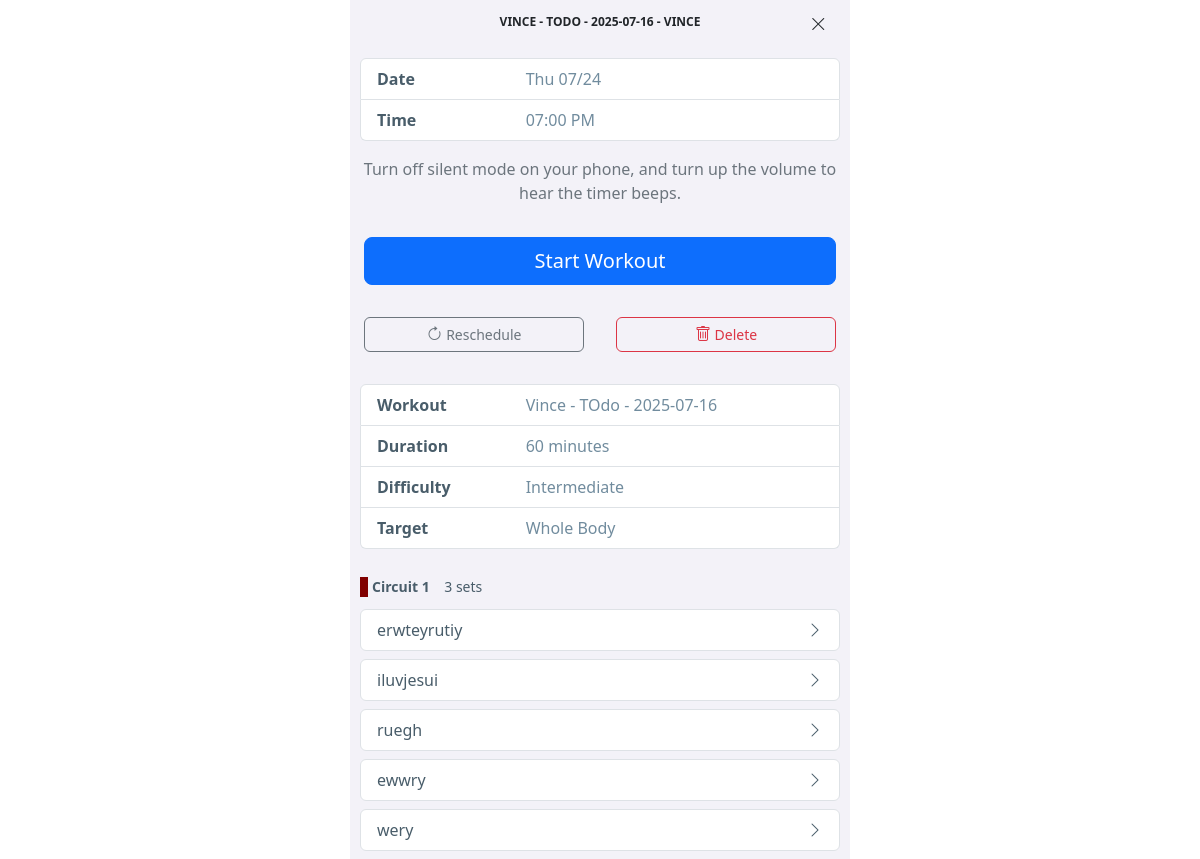
The app's page /fitnessApp/workoutsessions/190/do (signed in) with its own data.
### fitnessApp/models/workoutSession_models.py (models this page shows)
class WorkoutSession(models.Model):
    workout = models.ForeignKey(Workout, on_delete=models.CASCADE)
    person = models.ForeignKey(FitnessAppPerson, on_delete=models.CASCADE, default="")
    scheduled_date = models.DateField(null=True, blank=True)
    scheduled_time = models.TimeField(null=True, blank=True)
    status = models.CharField(max_length=20, choices=WORKOUT_SESSION_STATUS_CHOICES, default="CREATED")
    current_step_sequence = models.IntegerField(default = 1)
    creator = models.ForeignKey(FitnessAppPerson, on_delete=models.SET_NULL, null=True, related_name='creator')

### fitnessApp/models/workout_models.py (models this page shows, shortened)
class Workout(models.Model):
    name = models.CharField(max_length=200)
    description = models.CharField(max_length=500, blank=True)
    duration = models.IntegerField(default = 60)
    difficulty_level = models.CharField(max_length=20, choices=DIFFICULTY_LEVEL_CHOICES, default="UNSPECIFIED")
    target = models.CharField(max_length=20, choices=TARGET_CHOICES, default="UNSPECIFIED")
    public_flag = models.BooleanField(default=False)
    personalized_flag = models.BooleanField(default=False)
    video_id = models.CharField(max_length=50, blank=True)
    creator = models.ForeignKey(FitnessAppPerson, on_delete=models.SET_NULL, null=True)

class WorkoutCircuit(models.Model):
    workout = models.ForeignKey(Workout, on_delete=models.CASCADE)
    name = models.CharField(max_length=200)
    sets = models.IntegerField(default = 2)
    set_rest = models.IntegerField(default = 120)
    exercise_rest = models.IntegerField(default = 30)

class CircuitExercise(models.Model):
    circuit = models.ForeignKey(WorkoutCircuit, on_delete=models.CASCADE)
    exercise = models.ForeignKey(Exercise, on_delete=models.CASCADE)
    mode =  models.CharField(max_length=20, choices=MODE_CHOICES, default="REPS")
    reps = models.IntegerField(default = 0)
    time = models.IntegerField(default = 0)
    recommended_weight = models.IntegerField(default = 0, null=True)
    exercise_rest = models.IntegerField(default = 30)

### fitnessApp/models/fitnessAppUser_models.py (models this page shows, shortened)
class FitnessAppPerson(models.Model):
    first_name = models.CharField(max_length=500, null=False, blank=False)
    last_name = models.CharField(max_length=500, blank=True)
    coach_flag = models.BooleanField(default=False)
    coach = models.ForeignKey('self', on_delete=models.SET_NULL, null=True)
    email = models.EmailField(max_length=100, null=True, blank=True)
    phone_number = models.CharField(max_length=20, null=True, blank=True)

### fitnessApp/models/exercise_models.py (models this page shows, shortened)
class Exercise(models.Model):
    name = models.CharField(max_length=200)
    description = models.CharField(max_length=1000, blank=True)
    video_id = models.CharField(max_length=50, null=True)
    public_flag = models.BooleanField(default=False)
    weight_flag = models.BooleanField(default=True)
    creator = models.ForeignKey(FitnessAppPerson, on_delete=models.SET_NULL, null=True)

### fitnessApp/views/workoutSession_views.py (the view)
# urls.py: path("workoutsessions/<int:pk>/do", WorkoutSessionDoView.as_view(), name="workoutsession-do"),
class WorkoutSessionDoView(LoginRequiredMixin, DetailView):
    model = WorkoutSession
    template_name = "do_session/do_session_main.html"
    def get_context_data(self, **kwargs):
        context = super().get_context_data(**kwargs)
        steps = context['object'].workoutsessionstep_set.all().values('id', 'set', 'circuit__name', 'exercise__name', 'workoutSession__id', 'sequence_number', 'rest_before', 'circuit_exercise__mode', 'circuit_exercise__time', 'circuit_exercise__reps', 'exercise_number')
        context['steps'] = list(steps)
        return context

### fitnessApp/templates/do_session/do_session_main.html (shortened to what this page needs)
{% extends "base/base_no_footer.html" %}
{% load static%}
{% block title %}{{ object.workout.name }}{% if user.person.coach_flag %}&nbsp;-&nbsp;{{ object.person.first_name }}{% endif %}{% endblock %}
{% block header-right-link %}{% url 'home' %}{% endblock %}
{% block header-right-icon %}<i class="bi bi-x-lg"></i>{% endblock %}
{% block content %}
  <div id="id-do-session-page-outer" class="do-session-page-outer">
    {% include 'do_session/do_session_start.html' %}
  </div>
{% endblock %}

### fitnessApp/templates/do_session/do_session_start.html (shortened to what this page needs)
<div id="id-do-session-start" class="do-session-start">
    <ul class="list-group">
        <li class="list-group-item">
            <div class="workout-detail-attribute">
                <div class="fitnessapp-text-color-header"><span><b>Date</b></span></div>
                <div class="fitnessapp-text-color-content">{{object.scheduled_date|date:'D m/j'}}</div>
            </div>
        </li>
        <li class="list-group-item">
            <div class="workout-detail-attribute">
                <div class="fitnessapp-text-color-header"><span><b>Time</b></span></div>
                <div class="fitnessapp-text-color-content">{{object.scheduled_time|date:'h:i A'}}</div>
            </div>
        </li>
    </ul>
    <div class="row mt-3 mb-3">
        <div class="col text-center">
            <span class="text-secondary">Turn off silent mode on your phone, and turn up the volume to hear the timer beeps.</span>
        </div>
    </div>
    <div class="row mt-3 p-3">
        <button id="id-start-workout-button" class="btn btn-primary btn-lg" type="button">{% if object.current_step_sequence == 1 %}Start Workout {% else %}Resume Workout {% endif %}</button>
    </div>
    {% if user.person.coach_flag %}
    <div class="row mb-3">
        <div class="col-6 text-start">
            <div class="row p-3">
                <a class="btn btn-outline-secondary" href="{% url 'workoutsession-reschedule' object.id %}">
                    <i class="bi bi-arrow-clockwise"></i><span><small>&nbsp;Reschedule</small></span>
                </a>
            </div>
        </div>
        <div class="col-6 text-end">
            <div class="row p-3">
                <a class="btn btn-outline-danger" href="{% url 'workoutsession-delete' object.id %}">
                    <i class="bi bi-trash"></i><span><small>&nbsp;Delete</small></span>
                </a>
            </div>
        </div>
    </div>
    {% endif %}
    <div>
        {% if user.person.coach_flag %}
            {% include 'workout_detail_card.html' with workoutObject=object.workout %}
        {% else %}
            {% now "F j, Y" as today_date %}
        {% endif %}
    </div>
</div>

### fitnessApp/templates/workout_detail_card.html
        <ul class="list-group">
            <li class="list-group-item">
                <div class="workout-detail-attribute">
                    <div class="fitnessapp-text-color-header"><span><b>Workout</b></span></div>
                    <div class="fitnessapp-text-color-content">{{workoutObject.name}}</div>
                </div>
            </li>
            <li class="list-group-item">
                <div class="workout-detail-attribute">
                    <div class="fitnessapp-text-color-header"><span><b>Duration</b></span></div>
                    <div class="fitnessapp-text-color-content">{{workoutObject.duration}} minutes</div>
                </div>
            </li>
            {% if workoutObject.difficulty_level != "UNSPECIFIED" %}
            <li class="list-group-item">
                <div class="workout-detail-attribute">
                    <div class="fitnessapp-text-color-header"><span><b>Difficulty</b></span></div>
                    <div class="fitnessapp-text-color-content">{{workoutObject.get_difficulty_level_display}}</div>
                </div>
            </li>
            {% endif %}
            {% if workoutObject.target != "UNSPECIFIED" %}
            <li class="list-group-item">
                <div class="workout-detail-attribute">
                    <div class="fitnessapp-text-color-header"><span><b>Target</b></span></div>
                    <div class="fitnessapp-text-color-content">{{workoutObject.get_target_display}}</div>
                </div>
            </li>
            {% endif %}
        </ul>
        {% for workoutcircuit in workoutObject.workoutcircuit_set.all %}
            <div class="workout-circuit-heading"><small><b>{{ workoutcircuit.name }} &nbsp;&nbsp;&nbsp;</b>{{ workoutcircuit.sets }} sets</small></div>
                    {% for circuitexercise in workoutcircuit.circuitexercise_set.all %}
                        {% include 'exercise_card.html' with item=circuitexercise.exercise %}
                    {% endfor %}
        {% endfor %}

### fitnessApp/templates/exercise_card.html
<ul class="list-group mb-2">
    <li class="list-group-item">
        <a class="fitnessapp-profile-item" href="{% url 'exercise-detail' item.id %}">
            <div class="row fitnessapp-text-color-header">
                <div class="col">
                    <span class="fitnessapp-text-color-header">{{ item.name }}</span>
                </div>
                <div class="col-auto d-flex text-end align-items-center">
                    <i class="bi bi-chevron-right fs-6"></i>
                </div>
            </div>
        </a>
    </li>
</ul>

### fitnessApp/static/fitnessApp/css/main.css (style rules this page uses)
:root { --fitnessapp-color-palette-content: #718C9E; --fitnessapp-color-palette-header: #495D6A; --fitnessapp-color-palette-content-light: #C3CED6; --fitnessapp-color-palette-content-lighter: #e6e6e6; --fitnessapp-color-palette-content-lightest: #f8f8ff; }
.fitnessapp-text-color-content { color: var(--fitnessapp-color-palette-content); }
.fitnessapp-text-color-header { color: var(--fitnessapp-color-palette-header); }
body { background: white }
.fitnessapp-profile-item { text-decoration: none; color: rgb(83, 82, 82); }
.workout-section-heading-today, .workout-section-heading-upcoming, .workout-section-heading-past, .workout-circuit-heading { border-left: 0.5rem solid; margin-top: 1.75rem; margin-bottom: 1.0rem; height: 1.25rem; padding-left: 0.25rem; line-height: 1.25rem; color: var(--fitnessapp-color-palette-header) }
.workout-circuit-heading { border-left-color: maroon; margin-bottom: 0.75rem; }
.workout-detail-attribute { display: grid; grid-template-rows: 100%; grid-template-columns: 1fr 2fr; align-items: center; }
.build-page-1, .do-session-start { grid-area: 1 / 1 / 2 / 2; }

### records on screen
WorkoutSession: workout.name "VINCE - TODO - 2025-07-16", person.first_name "VINCE", scheduled_date "Thu 07/24", scheduled_time "07:00 PM"
Workout: name "Vince - TOdo - 2025-07-16", duration "60", difficulty_level "Intermediate", target "Whole Body"
WorkoutCircuit: name "Circuit 1", sets "3"
Exercise: name "erwteyrutiy"
Exercise: name "iluvjesui"
Exercise: name "ruegh"
Exercise: name "ewwry"
Exercise: name "wery"
